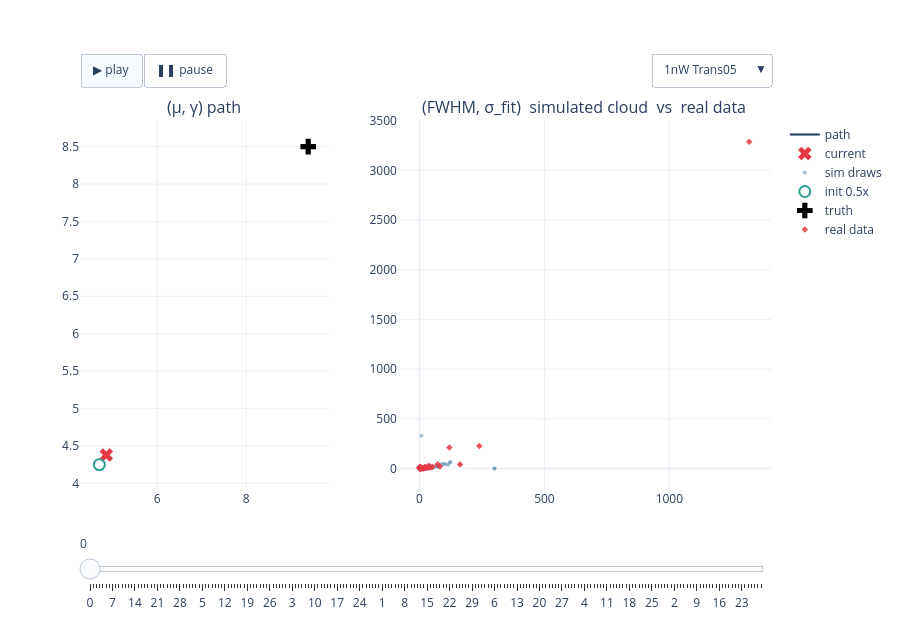

Notebook code cell kept with this figure:
### Code cell
# FIG 1a — 1nW interactive: path + cloud, experiment dropdown + play/slider   (22a verbatim)
fig_1nW = build_power_figure(RESULTS, '1nW')
if fig_1nW is not None:
    _h = os.path.join(REPO_ROOT, 'notebooks', '24_realdata_accuracy', '24g-fig1a-1nW-paths-clouds.html')
    fig_1nW.write_html(_h, include_plotlyjs='cdn', config=CONFIG_PLOT)
    print('wrote', _h, f'({os.path.getsize(_h)/1e6:.1f} MB)')
    fig_1nW.show(config=CONFIG_PLOT)
